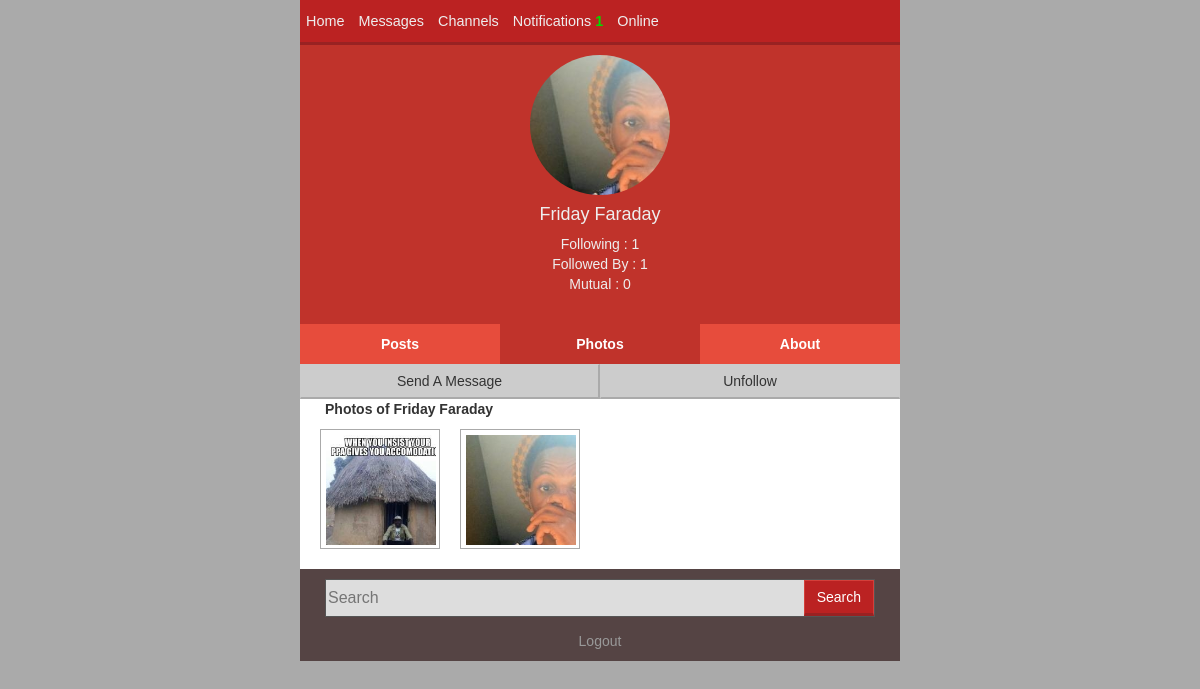
The page /mobile/photos.php?view=faraday (signed in) on the database its author committed.
### tables this page shows
CREATE TABLE `profilepics` (
  `username` varchar(100) NOT NULL,
  `profilepic` varchar(255) DEFAULT 'images/ppic.png',
  `audnote` varchar(255) DEFAULT NULL,
  `upid` int(255) DEFAULT NULL
);

CREATE TABLE `users` (
  `userid` int(255) NOT NULL,
  `firstname` varchar(50) NOT NULL,
  `lastname` varchar(50) DEFAULT NULL,
  `phone` varchar(15) DEFAULT NULL,
  `email` varchar(100) DEFAULT NULL,
  `department` varchar(60) DEFAULT NULL,
  `level` varchar(10) DEFAULT '100?',
  `sex` varchar(13) DEFAULT NULL,
  `username` varchar(100) DEFAULT NULL,
  `month` varchar(15) DEFAULT NULL,
  `year` int(4) DEFAULT NULL,
  `day` int(2) DEFAULT NULL
);

CREATE TABLE `uploads` (
  `upid` int(11) NOT NULL,
  `picture` varchar(600) DEFAULT NULL,
  `audio` varchar(600) DEFAULT NULL,
  `user` varchar(100) DEFAULT NULL,
  `stamp` timestamp NULL DEFAULT CURRENT_TIMESTAMP ON UPDATE CURRENT_TIMESTAMP,
  `content` varchar(300) DEFAULT NULL
);

### includes/functions.inc (called while the page is built, shortened)
<?php
	function sanitize($data)
	{
		$data = htmlspecialchars(addslashes(trim($data)));
		return $data;
	}
	function file_validity($file)
	{
		if(file_exists($file) ){
			return $file;
		}
		else
		{
			$file = str_replace('../','',$file);
			$file = str_replace('uploads','',$file);
			$alp = substr($file,1,1);
			return "images/cctumb/$alp.png";
		}
	}
	function get_ppic($user,$connection)
	{
		global $connection;
		$sql = "SELECT profilepic FROM profilepics WHERE username = '$user'";
		try
		{
			$i = '';
			$query = $connection->query($sql);
			$query->setFetchMode(PDO::FETCH_ASSOC);
			foreach($query as $r)
			{
				$i = $r['profilepic'];
			}
		}
		catch(PDOException $e)
		{
		}
		return $i;
	}
	class usersInteract
	{
		public $user;
		public $other;
		public $connection;
		function other_followed()
		{
			$username = $this->other;
			$con = $this->connection;
 			$sql = "SELECT username FROM followers WHERE username='$username'";
 			return $con->query($sql)->rowCount();
		}
		function other_following()
		{
			$username = $this->other;
			$con = $this->connection;
 			$sql = "SELECT follower FROM followers WHERE follower='$username'";
 			return $con->query($sql)->rowCount();
		}
		function mutual()
		{
			$username = $this->user;
			$other = $this->other;
			$con = $this->connection;
			$sql = "SELECT username FROM followers WHERE follower='$other'";
			$query = $con->query($sql);
			$query->setFetchMode(PDO::FETCH_ASSOC);
			$other_following = array();
			$count = $counter = 0;
			foreach ($query as $r)
			{
				$other_following[$count] = $r['username'];
				$count +=1;
			}
			$len = count($other_following);
			for ($i=0; $i<$len; $i++)
			{
				$sql3 = "SELECT username FROM followers WHERE follower='$username'";
				$query = $con->query($sql3);
			}
			return $counter;
		}
	}
	function get_name($other)
	{
		global $connection;
		$sql = "SELECT firstname,lastname FROM users WHERE username='$other'";
		$query = $connection->query($sql);
		$query->setFetchMode(PDO::FETCH_ASSOC);
		foreach ($query as $e) {
			return ucwords("$e[firstname] $e[lastname]");
		}
	}
		function check_if_i_follow($username)
		{
			$other = $username;
			$username = $_SESSION['user'];
			global $connection;
			$sql = "SELECT * FROM followers WHERE username = '$other' AND follower='$username' AND type='user'";
			if($connection->query($sql)->rowCount() == 0)
			{
				return 'false';
			}
			else
			{
				return 'true';
			}
		}
?>

### mobile/photos.php (the view, shortened to what this page needs)
<?php
	include '../includes/functions.inc';
	include 'includes/header.inc';
	include 'includes/nav.inc';
	$view = $_SESSION['user'];
	if(isset($_GET['view']))
	{
		$view = sanitize($_GET['view']);
	}
	$user = $view;
?>
		<?php
		$size = 12;
		if(!isset($_GET['page']))
		{
			$page = 1;
		}
		else
		{
			$page = sanitize($_GET['page']);
			if ($page<0 || ! ctype_digit($page))
			{
				$page = 1;
			}
		}
		if($page==1)
		{
			echo "<div style='background:#c0332b;padding:10px'>";
		 $u = new usersInteract;
		 $u->user = $_SESSION['user'];
		 $u->connection = $connection;
		 $u->other = $user;
		 $img = get_ppic($user,$connection);
		 $img  = file_validity('../'.$img.'tumb.jpg');
		 echo"<div align='center'>
				<img src='$img' height='140px' width='140px' style='border-radius:90px;color:#fff'>
				<h4 style='color:#eee'>".get_name($user)."</h4>
				<span style='color:#eee'>
					Following : ".$u->other_following()."
					<br />Followed By : ".$u->other_followed()."
					";if($_SESSION['user']!=$user)
					{echo "<br />Mutual : ".$u->mutual();}
					else
					{
						echo "<br /><a href='edit.php'>Edit Profile</a> ";
					}
					echo "<br />".my_birthday($view)."<br />
				</span>
			</div>";
		?>
	</div>
	<div>
		<div>
		<div class='col-xs-4' style='background:#e74c3c;padding:10px;'align='center'>
			<a href='profile.php?view=<?php echo $user ?>' style='color:#fff'><b>Posts</b></a>
		</div>
		<div class='col-xs-4' style='background:#c0332b;padding:10px' align='center'>
			<a href='photos.php?view=<?php echo $user ?>' style='color:#fff'><b>Photos</b></a>
		</div>
		<div class='col-xs-4' style='background:#e74c3c;padding:10px' align='center'>
			<a href='about.php?view=<?php echo $user ?>' style='color:#fff'><b>About</b></a>
		</div>
		</div>
		<?php
			if($_SESSION['user']!=$user)
			{ ?>
		<a href='create_message.php?user=<?php echo $user ?>' class='col-xs-6 btn btn-default align='center' style='border-right:2px solid #aaa'>
			Send A Message
		</a>
		<a onclick="follow('<?php echo $user ?>',this,'user')" class='col-xs-6 btn btn-default align='center'>
			<?php
				$check = check_if_i_follow($user);
				if($check=='true')
				{
					echo "Unfollow";
				}
				else {
					echo "Follow";
				}
			 ?>
		</a>
		<?php
	}}
	?>
<div>
<div class="row" style="max-width:600px;margin:0px auto;background:#fff;padding:10px">
<div class='col-xs-12'><b>Photos of <?php echo get_name($view) ?></b></div>
	<?php
		$start =  $size*($page-1);
	$sql = "SELECT * FROM uploads  WHERE uploads.user = '$view' ORDER BY stamp DESC LIMIT $start,$size ";
	$query = $connection->query($sql); $query->setFetchMode(PDO::FETCH_ASSOC);
	foreach ($query as $r)
	{
		$pic=file_validity('../'.$r['picture']);
		echo"
			<a href='photo_view.php?view=$r[upid]'><div class='col-xs-4' style='height:120px;width:120px;overflow:hidden;border:1px solid #aaa;padding:5px;margin:10px;'>
				<img src='$pic".'tumb.jpg'."' width='110px' style=''>
			</div></a>
		";
	}
	?>
</div>
</div>
<?php
	include 'includes/footer.inc';
?>

### mobile/css/styles.css (style rules this page uses)
.btn { border-radius:0px; }
.btn-default { background:#ccc; border-bottom:2px solid #aaa; }
* { font-family:arial; }

### mobile/includes/header.inc (style rules this page uses)
* { font-family: "lucida grande",tahoma,verdana,arial,sans-serif; }

### rows shown on the page
profilepics: profilepic (picture)
users: get_name($user) "Friday Faraday"
uploads: picture (picture)
uploads: picture (picture)

### other values the page prints
get_new_notifications($_SESSION['user']) "1"
$u->other_following() "1"
$u->other_followed() "1"
$u->mutual() "0"
get_name($view) "Friday Faraday"
